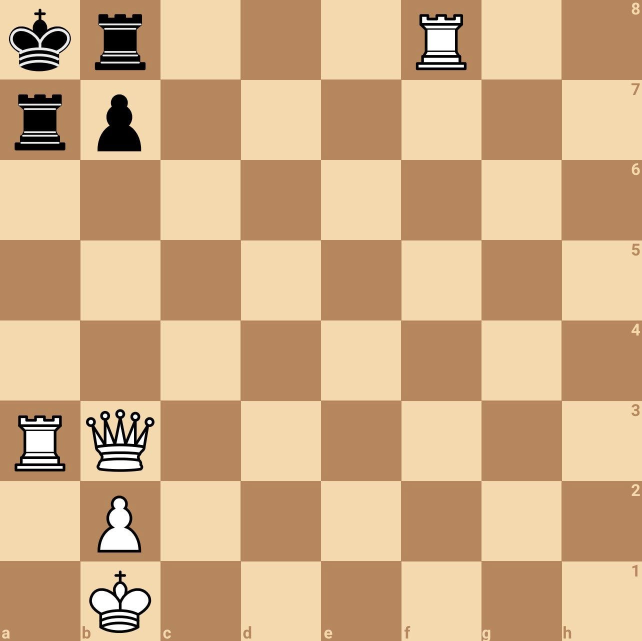
#> input picture BoardParser/image.png, 1284 x 1282 px (shown at 1/2 size)
$ jupyter execute --allow-errors board_parser.ipynb
#> lines starting #> are read from the running program, lines starting #| are printed output that depends on the picture; after the words box and inside, x2 and y2 are one past the last pixel; in counts of white or black regions, pixels touching at a corner belong together
[cell 1]
import cv2
import numpy as np
import matplotlib.pyplot as plt

[cell 2]
# Load the chessboard image
image = cv2.imread('image.png')
#> image is the input picture: shape (1282, 1284, 3); mean B, G, R 132.3, 171.9, 207.7

scale = 0.5
width = int(image.shape[1] * scale)
#> width = 642
height = int(image.shape[0] * scale)
#> height = 641

image = cv2.resize(image, (width, height))
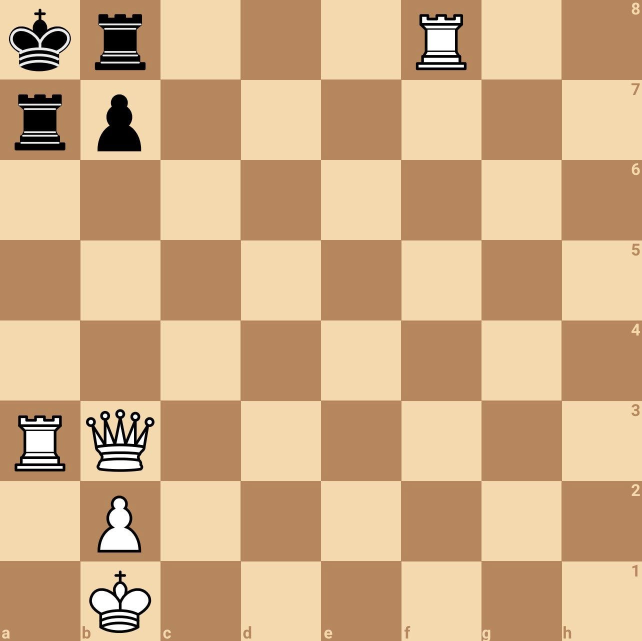
#> image: shape (641, 642, 3); mean B, G, R 132.3, 171.9, 207.7
# Convert to grayscale
gray = cv2.cvtColor(image, cv2.COLOR_BGR2GRAY)
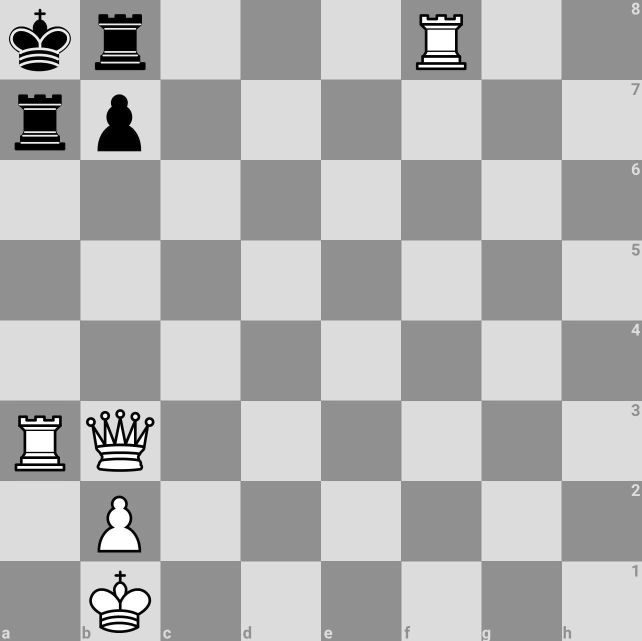
#> gray: shape (641, 642); min 0, max 255, mean 178.1

[cell 3]
blurred = cv2.GaussianBlur(gray, (5, 5), 1)

[cell 4]
# Use Hough Line Transform to detect lines in the image
edges = cv2.Canny(blurred, 60, 200, apertureSize=3)
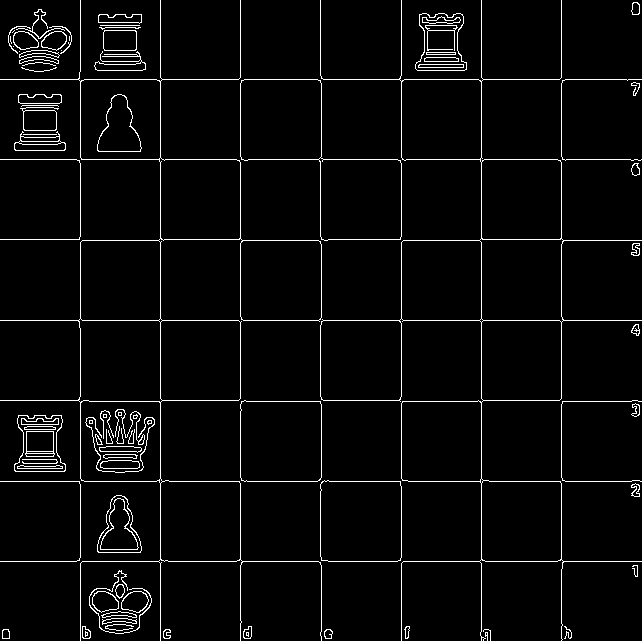
#> edges: shape (641, 642); 3.6% white in thin lines or dots
lines = cv2.HoughLinesP(edges, 1, np.pi / 180, threshold=50, minLineLength=100, maxLineGap=10)
#> lines = [[0, 159, 641, 159], [80, 640, 80, 0], [0, 320, 641, 320], [0, 79, 641, 79], [561, 640, 561, 0], [481, 640, 481, 0], [0, 561, 641, 561], [0, 481, 641, 481], [401, 640, 401, 0], [240, 640, 240, 0], [160, 640, 160, 0]]
contours, _ = cv2.findContours(edges, cv2.RETR_TREE, cv2.CHAIN_APPROX_SIMPLE)
#> contours = 172 contours, 48 with area under 20; largest, box (x1, y1, x2, y2) and area: (0, 0, 322, 641) 51340, (320, 0, 642, 641) 51335, (240, 79, 402, 241) 12946, (479, 238, 564, 323) 6497, (78, 318, 163, 403) 6495
img_contours = image.copy()


# Create a copy of the original image to draw lines on
image_with_lines = image.copy()

for contour in contours:
    # Approximate the contour to a polygon
    epsilon = 0.15 * cv2.arcLength(contour, True)
    approx = cv2.approxPolyDP(contour, epsilon, True)

    # We're looking for quadrilaterals (4-sided polygons)
    if len(approx) == 4:
        # Optionally, filter by area to avoid small contours
        area = cv2.contourArea(contour)
        if 1000 < area < 10000:  # Filter for reasonable square sizes
            cv2.drawContours(img_contours, [approx], -1, (0, 255, 0), 2)
#> this loop made 172 passes
#> (epsilon, approx, area) on passes 27, 41, 42, 48, 51, 59, 60: (11.76, [[133, 591], [148, 599], [138, 612], [121, 607]], 408), (48.06, [[322, 481], [321, 560], [400, 560], [400, 481]], 6456.5), (47.71, [[324, 480], [400, 482], [399, 560], [321, 559]], 6453.5), (15.85, [[26, 431], [26, 456], [53, 456], [53, 431]], 679), (13.75, [[26, 432], [52, 431], [53, 450], [27, 451]], 538), (48.06, [[241, 401], [241, 480], [319, 480], [320, 401]], 6461.5), (47.71, [[242, 401], [320, 402], [317, 481], [241, 479]], 6458.5)
#> (epsilon, area) on passes 74, 81, 82, 100, 101, 125: (15.2, 652), (49.21, 6478.5), (47.46, 6463.5), (15.55, 656), (15.2, 652), (47.33, 6391.5)
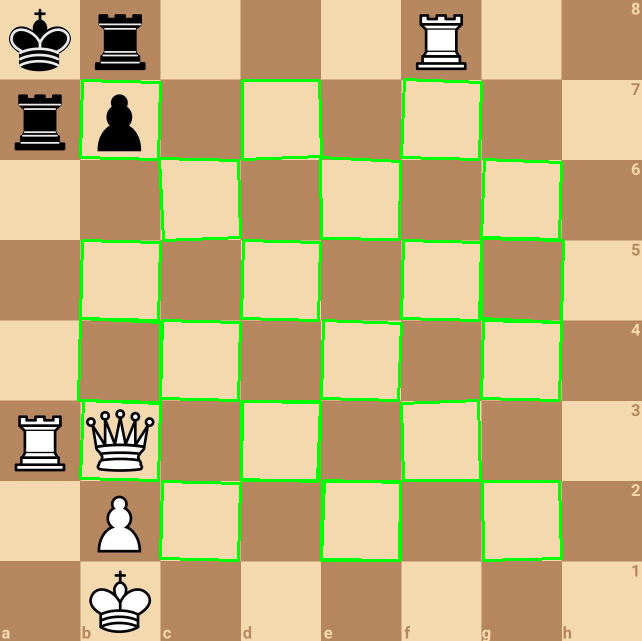
#> img_contours: shape (641, 642, 3); 4.38% of pixels changed, all inside (x1, y1, x2, y2) = (77, 78, 565, 562)

# Show the result
plt.figure(figsize=(8, 8))
plt.imshow(cv2.cvtColor(img_contours, cv2.COLOR_BGR2RGB))
plt.axis('off')
plt.show()
